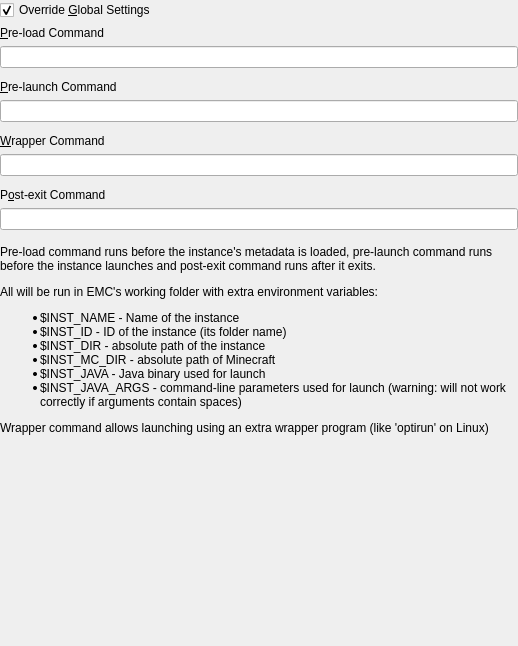
<?xml version="1.0" encoding="UTF-8"?>
<ui version="4.0">
 <class>CustomCommands</class>
 <widget class="QWidget" name="CustomCommands">
  <property name="geometry">
   <rect>
    <x>0</x>
    <y>0</y>
    <width>518</width>
    <height>646</height>
   </rect>
  </property>
  <layout class="QVBoxLayout" name="verticalLayout">
   <property name="leftMargin">
    <number>0</number>
   </property>
   <property name="topMargin">
    <number>0</number>
   </property>
   <property name="rightMargin">
    <number>0</number>
   </property>
   <property name="bottomMargin">
    <number>0</number>
   </property>
   <item>
    <widget class="QCheckBox" name="overrideCheckBox">
     <property name="text">
      <string>Override &amp;Global Settings</string>
     </property>
     <property name="checked">
      <bool>true</bool>
     </property>
    </widget>
   </item>
   <item>
    <widget class="QWidget" name="customCommandsWidget" native="true">
     <property name="enabled">
      <bool>true</bool>
     </property>
     <layout class="QGridLayout" name="gridLayout_4">
      <property name="leftMargin">
       <number>0</number>
      </property>
      <property name="topMargin">
       <number>0</number>
      </property>
      <property name="rightMargin">
       <number>0</number>
      </property>
      <item row="7" column="0">
       <widget class="QLabel" name="labelWrapperCmd">
        <property name="text">
         <string>&amp;Wrapper Command</string>
        </property>
        <property name="buddy">
         <cstring>wrapperCmdTextBox</cstring>
        </property>
       </widget>
      </item>
      <item row="4" column="0">
       <widget class="QLineEdit" name="preLaunchCmdTextBox"/>
      </item>
      <item row="0" column="0">
       <widget class="QLabel" name="labelPreLoadCmd">
        <property name="text">
         <string>&amp;Pre-load Command</string>
        </property>
        <property name="buddy">
         <cstring>preLoadCmdTextBox</cstring>
        </property>
       </widget>
      </item>
      <item row="6" column="0">
       <spacer name="verticalSpacer_3">
        <property name="orientation">
         <enum>Qt::Orientation::Vertical</enum>
        </property>
        <property name="sizeType">
         <enum>QSizePolicy::Policy::Fixed</enum>
        </property>
        <property name="sizeHint" stdset="0">
         <size>
          <width>0</width>
          <height>6</height>
         </size>
        </property>
       </spacer>
      </item>
      <item row="11" column="0">
       <widget class="QLineEdit" name="postExitCmdTextBox"/>
      </item>
      <item row="1" column="0">
       <widget class="QLineEdit" name="preLoadCmdTextBox"/>
      </item>
      <item row="9" column="0">
       <spacer name="verticalSpacer_2">
        <property name="orientation">
         <enum>Qt::Orientation::Vertical</enum>
        </property>
        <property name="sizeType">
         <enum>QSizePolicy::Policy::Fixed</enum>
        </property>
        <property name="sizeHint" stdset="0">
         <size>
          <width>0</width>
          <height>6</height>
         </size>
        </property>
       </spacer>
      </item>
      <item row="8" column="0">
       <widget class="QLineEdit" name="wrapperCmdTextBox"/>
      </item>
      <item row="3" column="0">
       <widget class="QLabel" name="labelPreLaunchCmd">
        <property name="text">
         <string>&amp;Pre-launch Command</string>
        </property>
        <property name="buddy">
         <cstring>preLaunchCmdTextBox</cstring>
        </property>
       </widget>
      </item>
      <item row="10" column="0">
       <widget class="QLabel" name="labelPostExitCmd">
        <property name="text">
         <string>P&amp;ost-exit Command</string>
        </property>
        <property name="buddy">
         <cstring>postExitCmdTextBox</cstring>
        </property>
       </widget>
      </item>
      <item row="2" column="0">
       <spacer name="verticalSpacer_4">
        <property name="orientation">
         <enum>Qt::Orientation::Vertical</enum>
        </property>
        <property name="sizeType">
         <enum>QSizePolicy::Policy::Fixed</enum>
        </property>
        <property name="sizeHint" stdset="0">
         <size>
          <width>0</width>
          <height>6</height>
         </size>
        </property>
       </spacer>
      </item>
     </layout>
    </widget>
   </item>
   <item>
    <widget class="QLabel" name="labelCustomCmdsDescription">
     <property name="text">
      <string>&lt;html&gt;&lt;head/&gt;&lt;body&gt;&lt;p&gt;Pre-load command runs before the instance's metadata is loaded, pre-launch command runs before the instance launches and post-exit command runs after it exits.&lt;/p&gt;&lt;p&gt;All will be run in EMC's working folder with extra environment variables:&lt;/p&gt;&lt;ul&gt;&lt;li&gt;$INST_NAME - Name of the instance&lt;/li&gt;&lt;li&gt;$INST_ID - ID of the instance (its folder name)&lt;/li&gt;&lt;li&gt;$INST_DIR - absolute path of the instance&lt;/li&gt;&lt;li&gt;$INST_MC_DIR - absolute path of Minecraft&lt;/li&gt;&lt;li&gt;$INST_JAVA - Java binary used for launch&lt;/li&gt;&lt;li&gt;$INST_JAVA_ARGS - command-line parameters used for launch (warning: will not work correctly if arguments contain spaces)&lt;/li&gt;&lt;/ul&gt;&lt;p&gt;Wrapper command allows launching using an extra wrapper program (like 'optirun' on Linux)&lt;/p&gt;&lt;/body&gt;&lt;/html&gt;</string>
     </property>
     <property name="alignment">
      <set>Qt::AlignmentFlag::AlignLeading|Qt::AlignmentFlag::AlignLeft|Qt::AlignmentFlag::AlignTop</set>
     </property>
     <property name="wordWrap">
      <bool>true</bool>
     </property>
     <property name="textInteractionFlags">
      <set>Qt::TextInteractionFlag::LinksAccessibleByMouse|Qt::TextInteractionFlag::TextSelectableByMouse</set>
     </property>
    </widget>
   </item>
   <item>
    <spacer name="verticalSpacer">
     <property name="orientation">
      <enum>Qt::Orientation::Vertical</enum>
     </property>
     <property name="sizeHint" stdset="0">
      <size>
       <width>20</width>
       <height>40</height>
      </size>
     </property>
    </spacer>
   </item>
  </layout>
 </widget>
 <resources/>
 <connections/>
</ui>
